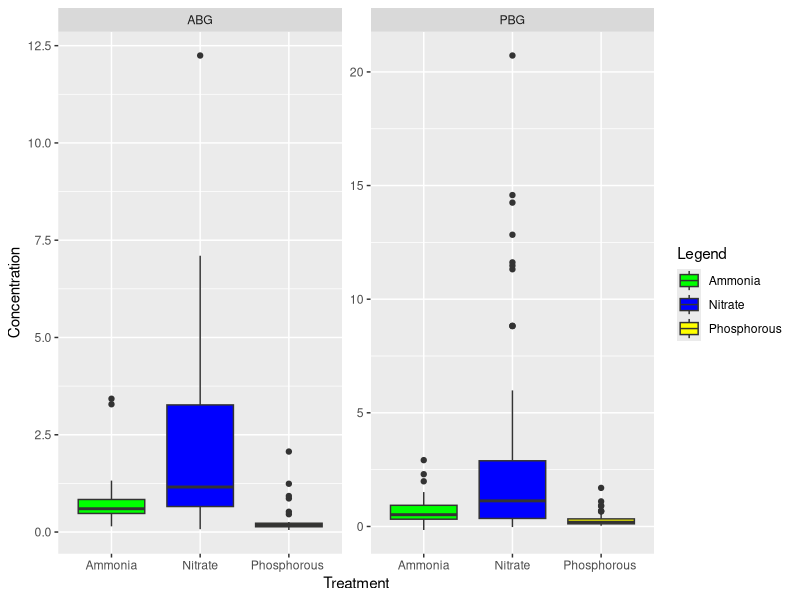
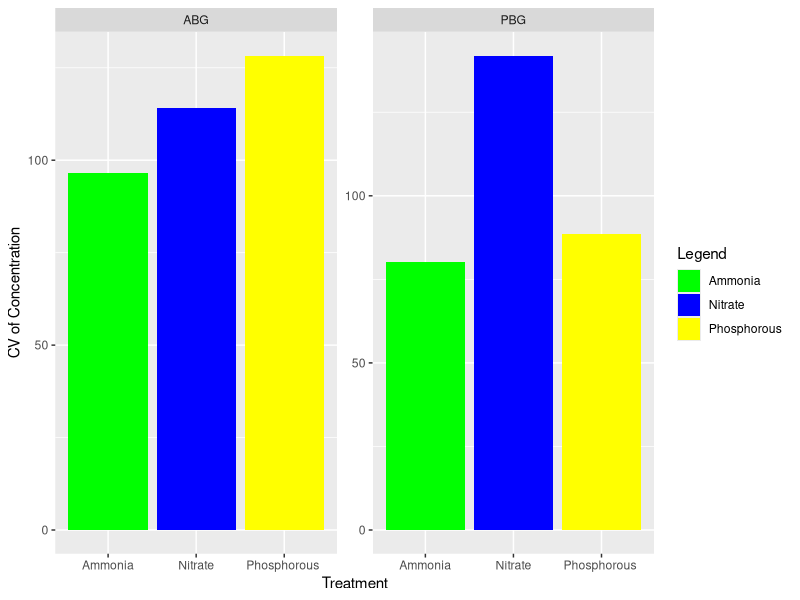

These charts were generated, in order, by the following R code:
# Work for R markdown assignment

library(tidyverse)

#load data
pbg_n <- read.csv("PBG_N_compiled_raw_2021.csv")
pbg_p <- read.csv("PBG_P_compiled_raw_2021.csv")
pbg_t <- read.csv("PBG_trts.csv")

# Bind those bad boys together

bind <- rbind(pbg_n,pbg_p)

# filer for only U in sample column

bound_onlyU <- bind %>% filter(grepl("U", sample))

# Keep only highest dilution entry for each dataset

bound_maxdil <- bound_onlyU %>% group_by(Sample) %>% filter(dilution == max(dilution)) %>% ungroup()

# start separating Sample col

Sampleseparated <- bound_maxdil %>% separate(col = Sample, into = c("watershed","transect","plot","NorP"), sep = "-")

#remove that NorP col

cleanNandP <- Sampleseparated %>% select(-NorP)

# Add in the pbg_t dataset

combinedNPnadT <- merge(cleanNandP,pbg_t)

#rename test column entries 

unique(combinedNPnadT$test) 

renamed <- combinedNPnadT %>% mutate(test = ifelse(test %in% "HCl PO4_1", "Phosphorous ", test))

renamedagain <- renamed %>% mutate(test = ifelse(test %in% "KCl Ammonia 10", "Ammonia", test))

finalrename <- renamedagain %>% mutate(test = ifelse(test %in% "KCL NO3_NO2 2", "Nitrate", test))

#get rid of all the shit we dont need

CLEAN <- finalrename %>% select(-Process, -Number, -run, -abs, -h, -number, -j, -k, -Notes, -run_time, -Site, -dilution)

# Lord have mercy

ggplot(CLEAN, aes(x = test, y= as.numeric(concentration), fill = as.factor(test))) +
  geom_boxplot() +
  facet_wrap(~treatment, scales = "free") +
  scale_fill_manual(values = c("green","blue", "yellow")) +
  xlab("Treatment") + ylab("Concentration") +
  labs(fill = "Legend")
  
#calc cv
#make a lazy function to calc cv

cv <- function(x) 100*( sd(x, na.rm = TRUE)/mean(x, na.rm = TRUE))

#make a df with the CVs

cvframe <- CLEAN %>% group_by(treatment, test) %>% summarize(cv = cv(as.numeric(concentration))) %>% ungroup()

#make a bargraph of that bad boy

ggplot(cvframe, aes(x=test, y= as.numeric(cv), fill = as.factor(test))) +
  geom_bar(stat = "identity") +
  facet_wrap(~treatment, scales = "free") +
  scale_fill_manual(values = c("green","blue", "yellow")) +
  xlab("Treatment") + ylab("CV of Concentration") +
  labs(fill = "Legend")

#All that is left to do is r markdown the whole thing   _(´ཀ`」 ∠)_
